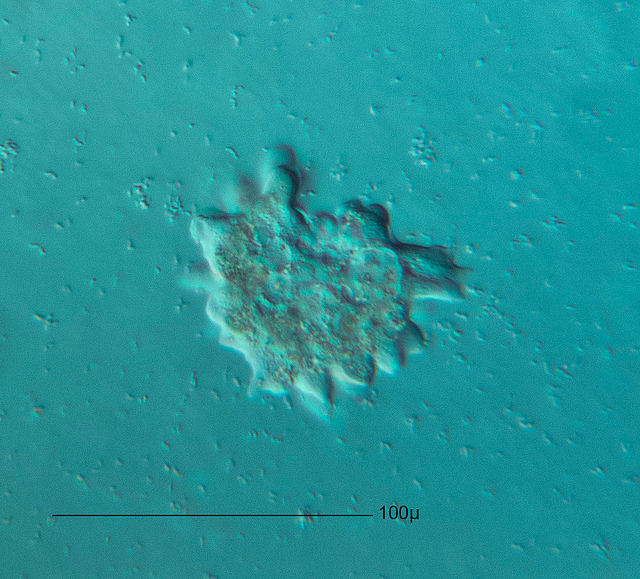
#> input picture Dataset/Micro_Organism/Amoeba/Image_21.jpg, 640 x 579 px, found by its file name; its folder holds 3 pictures in this run
$ jupyter execute --allow-errors assignment2_ahnaf_bacteria_preprocessing.ipynb   (shell and % lines are left out)   (older library calls are emulated)
#> lines starting #> are read from the running program, lines starting #| are printed output that depends on the picture; long printed decimals are rounded; pictures that were not available may be replaced by others from this repository, and a replacement may not be noted
[cell 1]
# load the dataset from my github

[cell 2]
#class count visualization
import os
import matplotlib.pyplot as plt
import seaborn as sns

base_path = "/content/CSE713/Dataset/Micro_Organism"

class_counts = {}
for class_name in os.listdir(base_path):
    class_folder = os.path.join(base_path, class_name)
    if os.path.isdir(class_folder):
        count = len([
            f for f in os.listdir(class_folder)
            if f.lower().endswith(('.jpg', '.jpeg', '.png'))
        ])
        class_counts[class_name] = count

class_counts = dict(sorted(class_counts.items(), key=lambda x: x[1], reverse=True))

sns.set(style="whitegrid")

plt.figure(figsize=(12, 6))
colors = sns.color_palette("Set2", len(class_counts))

barplot = sns.barplot(
    x=list(class_counts.keys()),
    y=list(class_counts.values()),
    palette=colors
)

for p in barplot.patches:
    height = p.get_height()
    barplot.text(
        p.get_x() + p.get_width() / 2.,
        height + 1,
        int(height),
        ha="center",
        fontsize=12,
        fontweight='bold'
    )

plt.title("Class Distribution of Bacterial Images", fontsize=16, fontweight='bold')
plt.xlabel("Bacteria Class", fontsize=13)
plt.ylabel("Number of Images", fontsize=13)
plt.xticks(rotation=20)
plt.tight_layout()

plt.savefig("class_distribution_plot.png", dpi=300)
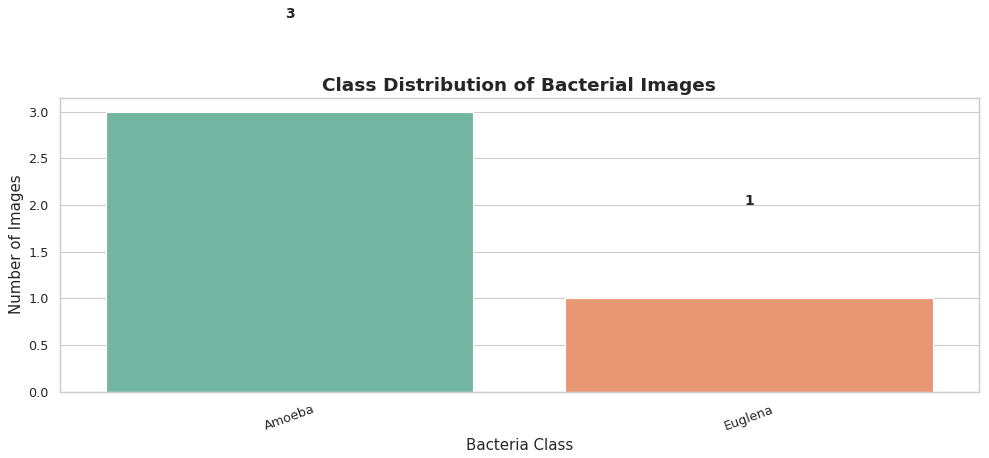
#> figure drawn by matplotlib, 1 panel
#> further down, img is the input picture: PIL image 640x579 RGB; mean R, G, B 33.4, 148.2, 152.2

plt.show()

[cell 3]
# Remove duplicate and blurry image

import os
import imagehash
from PIL import Image
import cv2
from collections import defaultdict

dataset_path = "/content/CSE713/Dataset/Micro_Organism"

hashes = defaultdict(list)
duplicate_paths = []

#> (the rest of this cell did not finish here and is left out)

[cell 4]
# Stratified_train_test_split_and_label_encoding_for_imbalanced_dataset
import os
import glob
import shutil
from sklearn.model_selection import train_test_split
from sklearn.preprocessing import LabelEncoder

dataset_path = "/content/CSE713/Dataset/Micro_Organism"
output_base = "/content/CSE713/Processed_Dataset"

train_dir = os.path.join(output_base, "train")
test_dir = os.path.join(output_base, "test")

os.makedirs(train_dir, exist_ok=True)
os.makedirs(test_dir, exist_ok=True)

# Step 1: Collect all image paths and corresponding class labels
image_paths = []
labels = []

all_classes = os.listdir(dataset_path)

for class_name in all_classes:
    class_path = os.path.join(dataset_path, class_name)
    for img_name in os.listdir(class_path):
        img_path = os.path.join(class_path, img_name)
        image_paths.append(img_path)
        labels.append(class_name)

# Step 2: Encode labels
label_encoder = LabelEncoder()
encoded_labels = label_encoder.fit_transform(labels)

# Create label map
label_map = dict(zip(label_encoder.classes_, label_encoder.transform(label_encoder.classes_)))

# Step 3: Stratified Train-Test Split
#> (the rest of this cell did not finish here and is left out)

[cell 5]
# Resize , normalize image sharpness and contrast (FOR ONLY TRAINING DATASET)
import os
import numpy as np
from PIL import Image, ImageEnhance
from tqdm import tqdm

def calculate_mean_std(image_dir, image_size=(224, 224)):
    means = []
    stds = []

    for class_name in os.listdir(image_dir):
        class_path = os.path.join(image_dir, class_name)
        for img_name in tqdm(os.listdir(class_path), desc=f"Processing {class_name}"):
            img_path = os.path.join(class_path, img_name)
            try:
                img = Image.open(img_path).convert("RGB")
                img = img.resize(image_size)
                img_array = np.array(img) / 255.0
                img_array = img_array.reshape(-1, 3)

                means.append(np.mean(img_array, axis=0))
                stds.append(np.std(img_array, axis=0))
            except Exception as e:
                print(f"Skipping {img_path}: {e}")

    mean = np.mean(means, axis=0)
    std = np.mean(stds, axis=0)

    return mean, std

def preprocess_training_images(input_dir, output_dir, mean, std, image_size=(224, 224)):
    os.makedirs(output_dir, exist_ok=True)

    for class_name in os.listdir(input_dir):
        class_input_path = os.path.join(input_dir, class_name)
        class_output_path = os.path.join(output_dir, class_name)
        os.makedirs(class_output_path, exist_ok=True)

        for img_name in tqdm(os.listdir(class_input_path), desc=f"Preprocessing {class_name}"):
            img_path = os.path.join(class_input_path, img_name)
            try:
                image = Image.open(img_path).convert("RGB")
                image = image.resize(image_size)
                image = ImageEnhance.Sharpness(image).enhance(1.5)
                image = ImageEnhance.Contrast(image).enhance(1.2)
                img_array = np.array(image) / 255.0
                img_array = (img_array - mean) / std
                img_array = ((img_array * std + mean) * 255).clip(0, 255).astype(np.uint8)
                processed_image = Image.fromarray(img_array)
                processed_image.save(os.path.join(class_output_path, img_name))
            except Exception as e:
                print(f"Error processing {img_path}: {e}")

train_input_dir = "/content/CSE713/Processed_Dataset/train"
train_output_dir = "/content/CSE713/Processed_Train"

mean, std = calculate_mean_std(train_input_dir)
#> in calculate_mean_std, `img = img.resize(image_size)`:
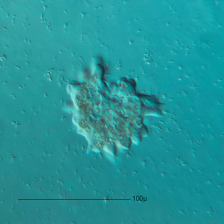
#> img: PIL image 224x224 RGB; mean R, G, B 33.4, 148.2, 152.2
#> in calculate_mean_std, `mean = np.mean(means, axis=0)`: mean = [0.131, 0.581, 0.597]
#> in calculate_mean_std, `std = np.mean(stds, axis=0)`: std = [0.0675, 0.0667, 0.0634]
#> mean = [0.131, 0.581, 0.597]; std = [0.0675, 0.0667, 0.0634]
print("✅ Dataset Mean:", mean)
#| ✅ Dataset Mean: [0.1312 0.581 0.5968]
print("✅ Dataset Std:", std)
#| ✅ Dataset Std: [0.0675 0.06674 0.06336]

preprocess_training_images(train_input_dir, train_output_dir, mean, std)
#> in preprocess_training_images, `image = ImageEnhance.Contrast(image).enhance(1.2)`:
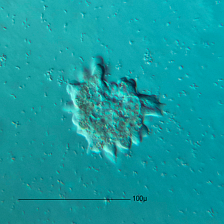
#> image: PIL image 224x224 RGB; mean R, G, B 18.4, 154.3, 159.2
#> in preprocess_training_images, `img_array = (img_array - mean) / std`:
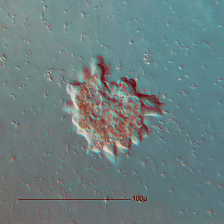
#> img_array: shape (224, 224, 3) float64; mean R, G, B -0.874, 0.363, 0.431; drawn with min black and max white
print("✅ Preprocessing completed successfully.")

[cell 6]
#Resize and normalize for test dataset but using training data parameter
import os
import numpy as np
from PIL import Image
from tqdm import tqdm

def preprocess_test_images(input_dir, output_dir, mean, std, image_size=(224, 224)):
    os.makedirs(output_dir, exist_ok=True)

    for class_name in os.listdir(input_dir):
        class_input_path = os.path.join(input_dir, class_name)
        class_output_path = os.path.join(output_dir, class_name)
        os.makedirs(class_output_path, exist_ok=True)

        for img_name in tqdm(os.listdir(class_input_path), desc=f"Preprocessing {class_name}"):
            img_path = os.path.join(class_input_path, img_name)
            try:
                image = Image.open(img_path).convert("RGB")
                image = image.resize(image_size)
                img_array = np.array(image) / 255.0
                img_array = (img_array - mean) / std
                img_array = ((img_array * std + mean) * 255).clip(0, 255).astype(np.uint8)
                processed_image = Image.fromarray(img_array)
                processed_image.save(os.path.join(class_output_path, img_name))
            except Exception as e:
                print(f"Error processing {img_path}: {e}")

test_input_dir = "/content/CSE713/Processed_Dataset/test"
test_output_dir = "/content/CSE713/Processed_Test"

mean = np.array([0.50151639, 0.51555528, 0.51724466])
std = np.array([0.19444162, 0.19618673, 0.19317427])

preprocess_test_images(test_input_dir, test_output_dir, mean, std)
print("✅ Test set preprocessing completed successfully.")
